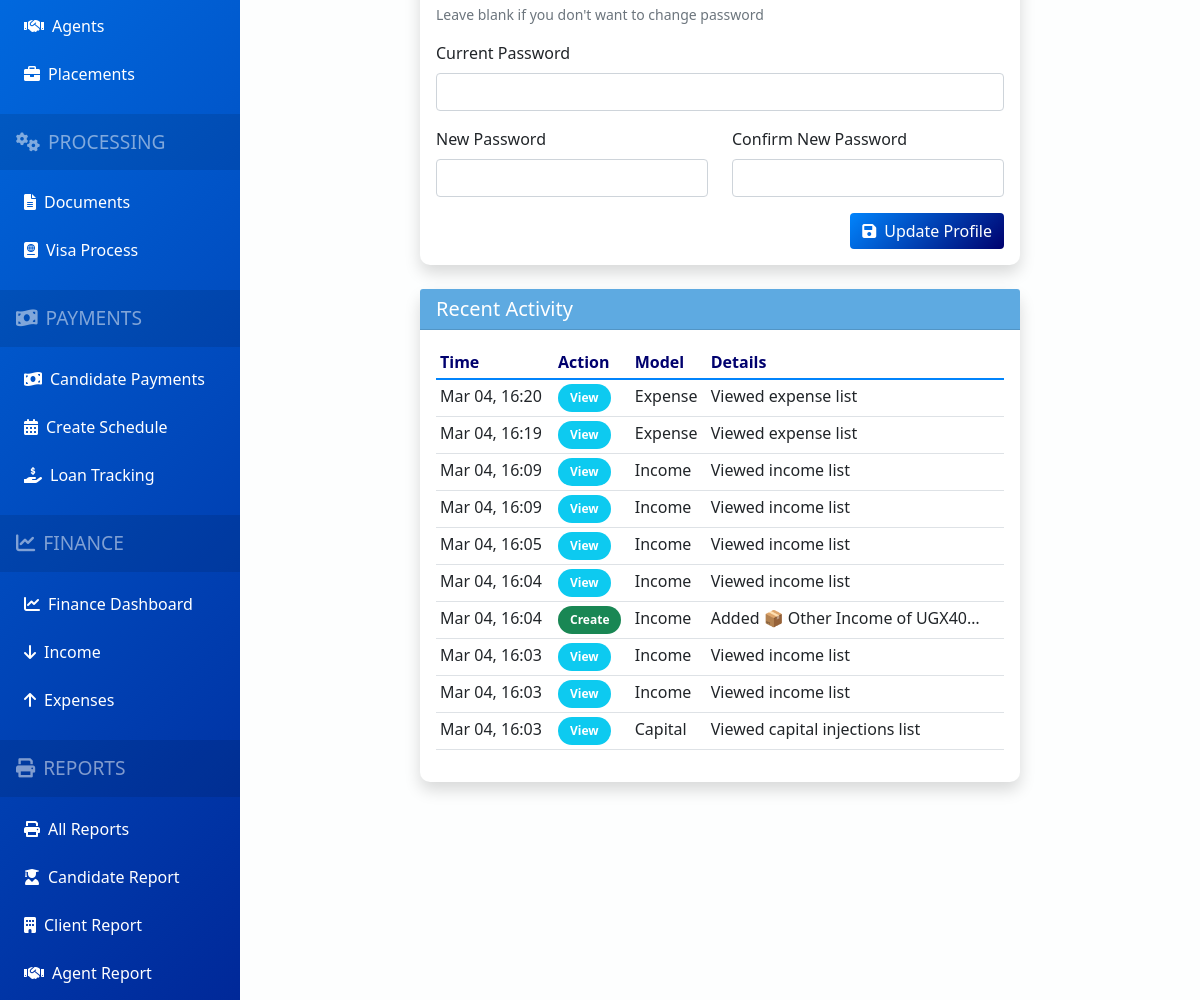
Before: /accounts/profile/ (signed in, middle part) with the older database file.
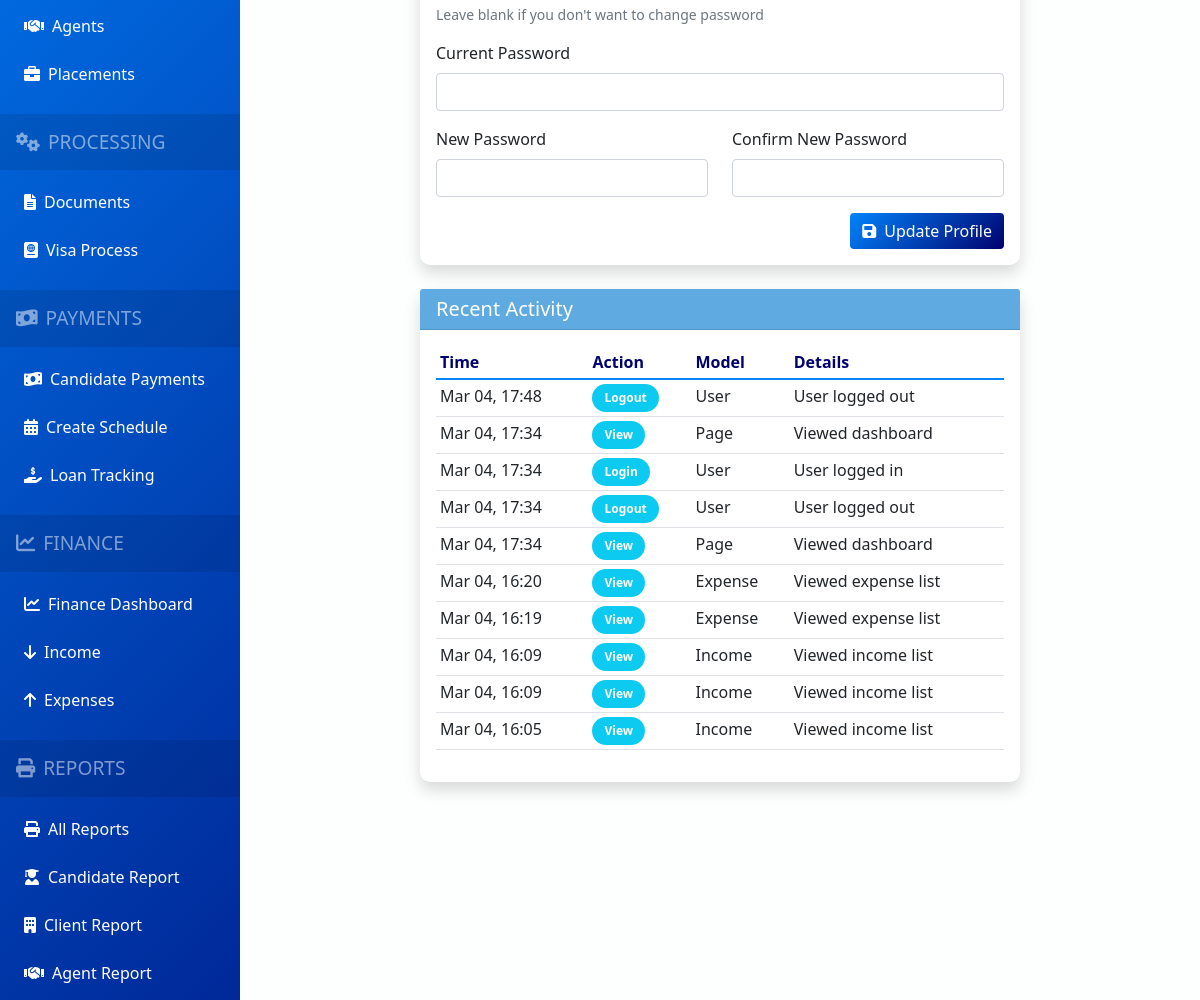
After: the same page with the newer database file.
### apps/accounts/models.py (models this page shows, shortened)
class ActivityLog(models.Model):
    ACTION_TYPES = [
        ('CREATE', 'Create'),
        ('UPDATE', 'Update'),
        ('DELETE', 'Delete'),
        ('VIEW', 'View'),
        ('LOGIN', 'Login'),
        ('LOGOUT', 'Logout'),
        ('IMPORT', 'Import'),
        ('EXPORT', 'Export'),
        ('DOWNLOAD', 'Download'),
    ]
    MODEL_TYPES = [
        ('Candidate', 'Candidate'),
        ('Client', 'Client'),
        ('Agent', 'Agent'),
        ('Placement', 'Placement'),
        ('Payment', 'Payment'),
        ('Document', 'Document'),
        ('Visa', 'Visa Process'),
        ('User', 'User'),
        ('Finance', 'Finance'),
        ('Report', 'Report'),
        ('Page', 'Page'),
    ]
    user = models.ForeignKey(User, on_delete=models.SET_NULL, null=True, related_name='activities')
    username = models.CharField(max_length=150, blank=True)
    action = models.CharField(max_length=20, choices=ACTION_TYPES)
    model_type = models.CharField(max_length=50, choices=MODEL_TYPES)
    object_id = models.PositiveIntegerField(null=True, blank=True)
    object_repr = models.CharField(max_length=200, blank=True)
    details = models.TextField(blank=True)
    ip_address = models.GenericIPAddressField(null=True, blank=True)
    user_agent = models.TextField(blank=True)
    created_at = models.DateTimeField(default=timezone.now)
    class Meta:
        ordering = ['-created_at']
        indexes = [
            models.Index(fields=['-created_at']),
            models.Index(fields=['user', '-created_at']),
            models.Index(fields=['model_type', 'object_id']),
        ]

### apps/accounts/views.py (the view, shortened to what this page needs)
# urls.py: path('profile/', views.profile, name='profile'),
@login_required
def profile(request):
    return render(request, 'accounts/profile.html', {'user_obj': request.user})

### templates/accounts/profile.html (shortened to what this page needs)
{% extends 'base.html' %}
{% block content %}
<div class="row mt-4">
    <div class="col-md-8 mx-auto">
        <div class="card shadow">
            <div class="card-body">
                <form method="POST">
                    <p class="text-muted small">Leave blank if you don't want to change password</p>
                    <div class="row mb-3">
                        <div class="col-md-12">
                            <label for="current_password" class="form-label">Current Password</label>
                            <input type="password" class="form-control" id="current_password" name="current_password">
                        </div>
                    </div>
                    <div class="row mb-3">
                        <div class="col-md-6">
                            <label for="new_password" class="form-label">New Password</label>
                            <input type="password" class="form-control" id="new_password" name="new_password">
                        </div>
                        <div class="col-md-6">
                            <label for="confirm_password" class="form-label">Confirm New Password</label>
                            <input type="password" class="form-control" id="confirm_password" name="confirm_password">
                        </div>
                    </div>
                    <div class="text-end">
                        <button type="submit" class="btn btn-primary">
                            <i class="fas fa-save me-2"></i>Update Profile
                        </button>
                    </div>
                </form>
            </div>
        </div>
        <div class="card shadow mt-4">
            <div class="card-header" style="background: #5EAAE1; color: white;">
                <h5 class="mb-0">Recent Activity</h5>
            </div>
            <div class="card-body">
                <div class="table-responsive">
                    <table class="table table-sm">
                        <thead>
                            <tr>
                                <th>Time</th>
                                <th>Action</th>
                                <th>Model</th>
                                <th>Details</th>
                            </tr>
                        </thead>
                        <tbody>
                            {% for log in user_obj.activities.all|slice:":10" %}
                            <tr>
                                <td>{{ log.created_at|date:"M d, H:i" }}</td>
                                <td>
                                    <span class="badge {% if log.action == 'CREATE' %}bg-success{% elif log.action == 'UPDATE' %}bg-warning{% elif log.action == 'DELETE' %}bg-danger{% else %}bg-info{% endif %}">
                                        {{ log.get_action_display }}
                                    </span>
                                </td>
                                <td>{{ log.get_model_type_display }}</td>
                                <td>{{ log.details|truncatechars:30 }}</td>
                            </tr>
                            {% empty %}
                            <tr>
                                <td colspan="4" class="text-center">No activity found</td>
                            </tr>
                            {% endfor %}
                        </tbody>
                    </table>
                </div>
            </div>
        </div>
    </div>
</div>
{% endblock %}

Changed rows visible on the page:
no longer on this page (row unchanged): ActivityLog: created_at "Mar 04, 16:04", action "View", model_type "Income", details "Viewed income list"
no longer on this page (row unchanged): ActivityLog: created_at "Mar 04, 16:04", action "Create", model_type "Income", details "Added 📦 Other Income of UGX40…"
no longer on this page (row unchanged): ActivityLog: created_at "Mar 04, 16:03", action "View", model_type "Income", details "Viewed income list"
no longer on this page (row unchanged): ActivityLog: created_at "Mar 04, 16:03", action "View", model_type "Income", details "Viewed income list"
no longer on this page (row unchanged): ActivityLog: created_at "Mar 04, 16:03", action "View", model_type "Capital", details "Viewed capital injections list"
added ActivityLog: created_at "Mar 04, 17:48", action "Logout", model_type "User", details "User logged out"
added ActivityLog: created_at "Mar 04, 17:34", action "View", model_type "Page", details "Viewed dashboard"
added ActivityLog: created_at "Mar 04, 17:34", action "Login", model_type "User", details "User logged in"
added ActivityLog: created_at "Mar 04, 17:34", action "Logout", model_type "User", details "User logged out"
added ActivityLog: created_at "Mar 04, 17:34", action "View", model_type "Page", details "Viewed dashboard"
